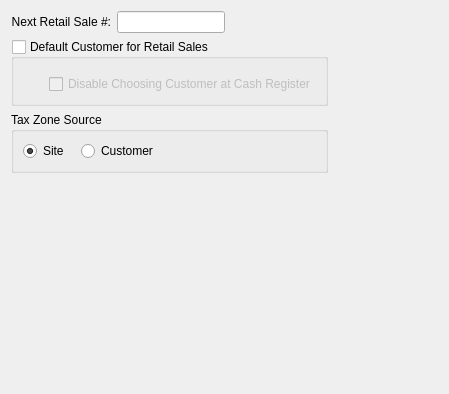
<?xml version="1.0" encoding="UTF-8"?>
<ui version="4.0">
 <comment>This file is part of the xtpos package for xTuple ERP: PostBooks Edition, a free and
open source Enterprise Resource Planning software suite,
Copyright (c) 1999-2011 by OpenMFG LLC, d/b/a xTuple.
It is licensed to you under the Common Public Attribution License
version 1.0, the full text of which (including xTuple-specific Exhibits)
is available at www.xtuple.com/CPAL.  By using this software, you agree
to be bound by its terms.</comment>
 <class>configureRetail</class>
 <widget class="QWidget" name="configureRetail">
  <property name="geometry">
   <rect>
    <x>0</x>
    <y>0</y>
    <width>449</width>
    <height>394</height>
   </rect>
  </property>
  <property name="windowTitle">
   <string>Form</string>
  </property>
  <layout class="QGridLayout" name="gridLayout_3">
   <item row="0" column="0">
    <layout class="QHBoxLayout" name="horizontalLayout_3">
     <item>
      <layout class="QVBoxLayout" name="verticalLayout_2">
       <item>
        <layout class="QVBoxLayout" name="verticalLayout">
         <item>
          <layout class="QHBoxLayout" name="horizontalLayout">
           <item>
            <widget class="QLabel" name="_retailSaleNumberLit">
             <property name="text">
              <string>Next Retail Sale #:</string>
             </property>
             <property name="alignment">
              <set>Qt::AlignRight|Qt::AlignTrailing|Qt::AlignVCenter</set>
             </property>
            </widget>
           </item>
           <item>
            <widget class="XLineEdit" name="_retailSaleNumber"/>
           </item>
           <item>
            <spacer name="horizontalSpacer_2">
             <property name="orientation">
              <enum>Qt::Horizontal</enum>
             </property>
             <property name="sizeHint" stdset="0">
              <size>
               <width>0</width>
               <height>20</height>
              </size>
             </property>
            </spacer>
           </item>
          </layout>
         </item>
         <item>
          <widget class="QGroupBox" name="_retailCustGroup">
           <property name="title">
            <string>Default Customer for Retail Sales</string>
           </property>
           <property name="checkable">
            <bool>true</bool>
           </property>
           <property name="checked">
            <bool>false</bool>
           </property>
           <layout class="QGridLayout" name="gridLayout">
            <item row="0" column="0" colspan="2">
             <widget class="CustCluster" name="_retailCust">
              <property name="sizePolicy">
               <sizepolicy hsizetype="Maximum" vsizetype="Preferred">
                <horstretch>0</horstretch>
                <verstretch>0</verstretch>
               </sizepolicy>
              </property>
             </widget>
            </item>
            <item row="1" column="0">
             <spacer name="horizontalSpacer_3">
              <property name="orientation">
               <enum>Qt::Horizontal</enum>
              </property>
              <property name="sizeType">
               <enum>QSizePolicy::Fixed</enum>
              </property>
              <property name="sizeHint" stdset="0">
               <size>
                <width>20</width>
                <height>20</height>
               </size>
              </property>
             </spacer>
            </item>
            <item row="1" column="1">
             <widget class="QCheckBox" name="_retailOnlyDefaultCust">
              <property name="text">
               <string>Disable Choosing Customer at Cash Register</string>
              </property>
             </widget>
            </item>
           </layout>
          </widget>
         </item>
         <item>
          <widget class="QGroupBox" name="groupBox">
           <property name="title">
            <string>Tax Zone Source</string>
           </property>
           <layout class="QGridLayout" name="gridLayout_2">
            <item row="0" column="0">
             <layout class="QHBoxLayout" name="horizontalLayout_2">
              <property name="spacing">
               <number>12</number>
              </property>
              <item>
               <widget class="QRadioButton" name="_siteTax">
                <property name="text">
                 <string>Site</string>
                </property>
                <property name="checked">
                 <bool>true</bool>
                </property>
               </widget>
              </item>
              <item>
               <widget class="QRadioButton" name="_custTax">
                <property name="text">
                 <string>Customer</string>
                </property>
               </widget>
              </item>
              <item>
               <spacer name="horizontalSpacer_4">
                <property name="orientation">
                 <enum>Qt::Horizontal</enum>
                </property>
                <property name="sizeHint" stdset="0">
                 <size>
                  <width>40</width>
                  <height>20</height>
                 </size>
                </property>
               </spacer>
              </item>
             </layout>
            </item>
           </layout>
          </widget>
         </item>
        </layout>
       </item>
       <item>
        <spacer name="verticalSpacer">
         <property name="orientation">
          <enum>Qt::Vertical</enum>
         </property>
         <property name="sizeHint" stdset="0">
          <size>
           <width>17</width>
           <height>0</height>
          </size>
         </property>
        </spacer>
       </item>
      </layout>
     </item>
     <item>
      <spacer name="horizontalSpacer">
       <property name="orientation">
        <enum>Qt::Horizontal</enum>
       </property>
       <property name="sizeHint" stdset="0">
        <size>
         <width>0</width>
         <height>20</height>
        </size>
       </property>
      </spacer>
     </item>
    </layout>
   </item>
  </layout>
 </widget>
 <customwidgets>
  <customwidget>
   <class>CustCluster</class>
   <extends>QWidget</extends>
   <header>custcluster.h</header>
  </customwidget>
  <customwidget>
   <class>XLineEdit</class>
   <extends>QLineEdit</extends>
   <header>xlineedit.h</header>
  </customwidget>
 </customwidgets>
 <resources/>
 <connections/>
</ui>
